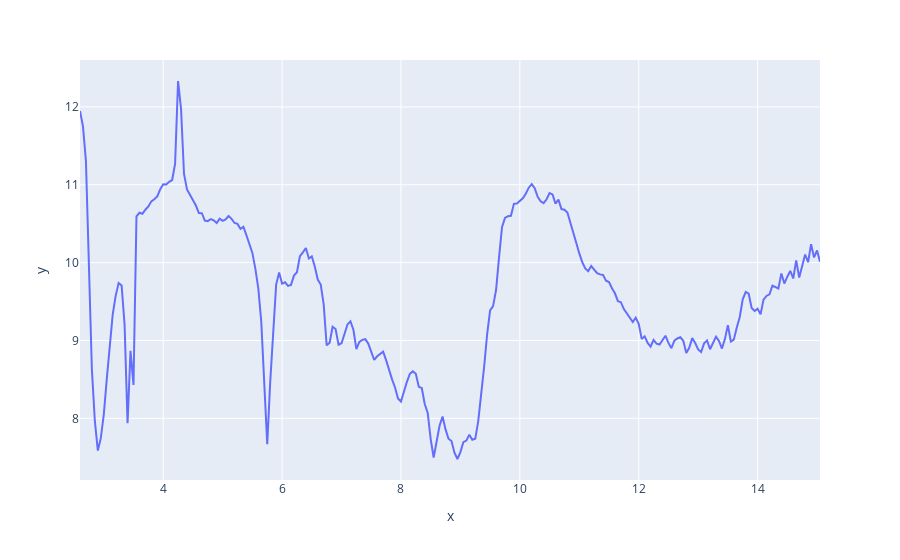

Notebook code for this chart:
### Code cell
px.line(x = wavs[50:300], y = s_resamp)

### Figure 1 — Plotly figure (JSON) as saved in the notebook; plotly's stock layout.template omitted (floating-point values rounded to 4 significant figures; data arrays with more than 128 entries replaced by an {"elided": "..."} marker saying what was removed)
{"data": [{"hovertemplate": "x=%{x}<br>y=%{y}<extra></extra>", "legendgroup": "", "line": {"color": "#636efa", "dash": "solid"}, "mode": "lines", "name": "", "orientation": "v", "showlegend": false, "type": "scatter", "x": {"elided": "250 float values"}, "xaxis": "x", "y": {"elided": "250 float values"}, "yaxis": "y"}], "layout": {"legend": {"tracegroupgap": 0}, "margin": {"t": 60}, "xaxis": {"anchor": "y", "domain": [0, 1], "title": {"text": "x"}}, "yaxis": {"anchor": "x", "domain": [0, 1], "title": {"text": "y"}}}}
